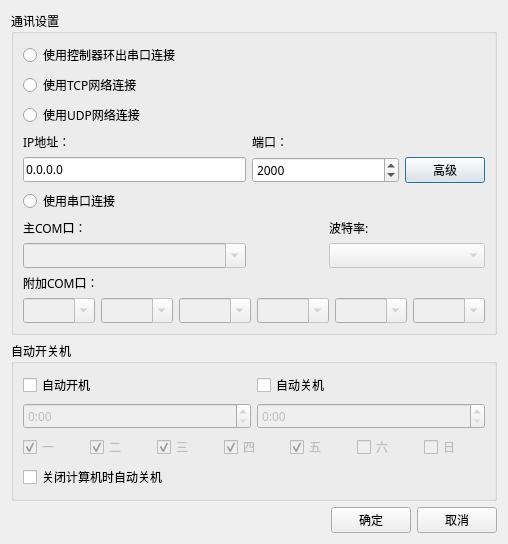
<?xml version="1.0" encoding="UTF-8"?>
<ui version="4.0">
 <class>BCSettingDisplaySetDlg</class>
 <widget class="QDialog" name="BCSettingDisplaySetDlg">
  <property name="geometry">
   <rect>
    <x>0</x>
    <y>0</y>
    <width>484</width>
    <height>519</height>
   </rect>
  </property>
  <property name="windowTitle">
   <string>大屏通讯设置</string>
  </property>
  <layout class="QVBoxLayout" name="verticalLayout">
   <item>
    <widget class="QGroupBox" name="groupBox">
     <property name="font">
      <font>
       <family>微软雅黑</family>
      </font>
     </property>
     <property name="title">
      <string>通讯设置</string>
     </property>
     <layout class="QGridLayout" name="gridLayout_2">
      <item row="0" column="0" colspan="3">
       <widget class="QRadioButton" name="radio_serial">
        <property name="font">
         <font>
          <family>微软雅黑</family>
         </font>
        </property>
        <property name="text">
         <string>使用控制器环出串口连接</string>
        </property>
       </widget>
      </item>
      <item row="1" column="0" colspan="3">
       <widget class="QRadioButton" name="radio_TCP">
        <property name="font">
         <font>
          <family>微软雅黑</family>
         </font>
        </property>
        <property name="text">
         <string>使用TCP网络连接</string>
        </property>
       </widget>
      </item>
      <item row="2" column="0" colspan="3">
       <widget class="QRadioButton" name="radio_UDP">
        <property name="font">
         <font>
          <family>微软雅黑</family>
         </font>
        </property>
        <property name="text">
         <string>使用UDP网络连接</string>
        </property>
       </widget>
      </item>
      <item row="3" column="0">
       <widget class="QLabel" name="label">
        <property name="font">
         <font>
          <family>微软雅黑</family>
         </font>
        </property>
        <property name="text">
         <string>IP地址：</string>
        </property>
       </widget>
      </item>
      <item row="4" column="0" colspan="3">
       <widget class="QLineEdit" name="edit_IP">
        <property name="font">
         <font>
          <family>微软雅黑</family>
         </font>
        </property>
        <property name="text">
         <string>0.0.0.0</string>
        </property>
       </widget>
      </item>
      <item row="4" column="3" colspan="2">
       <widget class="QDateEdit" name="dateEdit">
        <property name="font">
         <font>
          <family>微软雅黑</family>
         </font>
        </property>
        <property name="maximumDate">
         <date>
          <year>7999</year>
          <month>12</month>
          <day>31</day>
         </date>
        </property>
        <property name="currentSection">
         <enum>QDateTimeEdit::YearSection</enum>
        </property>
        <property name="displayFormat">
         <string>yyyy</string>
        </property>
       </widget>
      </item>
      <item row="4" column="5">
       <widget class="QPushButton" name="pushButton">
        <property name="font">
         <font>
          <family>微软雅黑</family>
         </font>
        </property>
        <property name="text">
         <string>高级</string>
        </property>
       </widget>
      </item>
      <item row="5" column="0" colspan="2">
       <widget class="QRadioButton" name="radio_Serial2">
        <property name="font">
         <font>
          <family>微软雅黑</family>
         </font>
        </property>
        <property name="text">
         <string>使用串口连接</string>
        </property>
       </widget>
      </item>
      <item row="6" column="0" colspan="2">
       <widget class="QLabel" name="label_3">
        <property name="font">
         <font>
          <family>微软雅黑</family>
         </font>
        </property>
        <property name="text">
         <string>主COM口：</string>
        </property>
       </widget>
      </item>
      <item row="7" column="4" colspan="2">
       <widget class="QComboBox" name="comboBox_2">
        <property name="enabled">
         <bool>false</bool>
        </property>
        <property name="font">
         <font>
          <family>微软雅黑</family>
         </font>
        </property>
        <property name="editable">
         <bool>false</bool>
        </property>
       </widget>
      </item>
      <item row="8" column="0" colspan="3">
       <widget class="QLabel" name="label_5">
        <property name="font">
         <font>
          <family>微软雅黑</family>
         </font>
        </property>
        <property name="text">
         <string>附加COM口：</string>
        </property>
       </widget>
      </item>
      <item row="9" column="0" colspan="6">
       <layout class="QHBoxLayout" name="horizontalLayout_2">
        <item>
         <widget class="QComboBox" name="comboBox_3">
          <property name="enabled">
           <bool>false</bool>
          </property>
          <property name="font">
           <font>
            <family>微软雅黑</family>
           </font>
          </property>
          <property name="editable">
           <bool>true</bool>
          </property>
         </widget>
        </item>
        <item>
         <widget class="QComboBox" name="comboBox_4">
          <property name="enabled">
           <bool>false</bool>
          </property>
          <property name="font">
           <font>
            <family>微软雅黑</family>
           </font>
          </property>
          <property name="editable">
           <bool>true</bool>
          </property>
         </widget>
        </item>
        <item>
         <widget class="QComboBox" name="comboBox_5">
          <property name="enabled">
           <bool>false</bool>
          </property>
          <property name="font">
           <font>
            <family>微软雅黑</family>
           </font>
          </property>
          <property name="editable">
           <bool>true</bool>
          </property>
         </widget>
        </item>
        <item>
         <widget class="QComboBox" name="comboBox_6">
          <property name="enabled">
           <bool>false</bool>
          </property>
          <property name="font">
           <font>
            <family>微软雅黑</family>
           </font>
          </property>
          <property name="editable">
           <bool>true</bool>
          </property>
         </widget>
        </item>
        <item>
         <widget class="QComboBox" name="comboBox_7">
          <property name="enabled">
           <bool>false</bool>
          </property>
          <property name="font">
           <font>
            <family>微软雅黑</family>
           </font>
          </property>
          <property name="editable">
           <bool>true</bool>
          </property>
         </widget>
        </item>
        <item>
         <widget class="QComboBox" name="comboBox_8">
          <property name="enabled">
           <bool>false</bool>
          </property>
          <property name="font">
           <font>
            <family>微软雅黑</family>
           </font>
          </property>
          <property name="editable">
           <bool>true</bool>
          </property>
         </widget>
        </item>
       </layout>
      </item>
      <item row="6" column="4">
       <widget class="QLabel" name="label_4">
        <property name="font">
         <font>
          <family>微软雅黑</family>
         </font>
        </property>
        <property name="text">
         <string>波特率:</string>
        </property>
       </widget>
      </item>
      <item row="7" column="0" colspan="3">
       <widget class="QComboBox" name="comboBox">
        <property name="enabled">
         <bool>false</bool>
        </property>
        <property name="font">
         <font>
          <family>微软雅黑</family>
         </font>
        </property>
        <property name="editable">
         <bool>true</bool>
        </property>
       </widget>
      </item>
      <item row="3" column="3">
       <widget class="QLabel" name="label_2">
        <property name="font">
         <font>
          <family>微软雅黑</family>
         </font>
        </property>
        <property name="text">
         <string>端口：</string>
        </property>
       </widget>
      </item>
     </layout>
    </widget>
   </item>
   <item>
    <widget class="QGroupBox" name="groupBox_2">
     <property name="font">
      <font>
       <family>微软雅黑</family>
      </font>
     </property>
     <property name="title">
      <string>自动开关机</string>
     </property>
     <layout class="QGridLayout" name="gridLayout">
      <item row="0" column="0">
       <widget class="QCheckBox" name="checkBox_ON">
        <property name="font">
         <font>
          <family>微软雅黑</family>
         </font>
        </property>
        <property name="text">
         <string>自动开机</string>
        </property>
       </widget>
      </item>
      <item row="0" column="1">
       <widget class="QCheckBox" name="checkBox_OFF">
        <property name="font">
         <font>
          <family>微软雅黑</family>
         </font>
        </property>
        <property name="text">
         <string>自动关机</string>
        </property>
       </widget>
      </item>
      <item row="1" column="0">
       <widget class="QDateTimeEdit" name="dateTimeEdit">
        <property name="enabled">
         <bool>false</bool>
        </property>
        <property name="font">
         <font>
          <family>微软雅黑</family>
         </font>
        </property>
        <property name="displayFormat">
         <string>H:mm</string>
        </property>
       </widget>
      </item>
      <item row="1" column="1">
       <widget class="QDateTimeEdit" name="dateTimeEdit_2">
        <property name="enabled">
         <bool>false</bool>
        </property>
        <property name="font">
         <font>
          <family>微软雅黑</family>
         </font>
        </property>
        <property name="displayFormat">
         <string>H:mm</string>
        </property>
       </widget>
      </item>
      <item row="2" column="0" colspan="2">
       <layout class="QHBoxLayout" name="horizontalLayout">
        <item>
         <widget class="QCheckBox" name="checkBox_1">
          <property name="enabled">
           <bool>false</bool>
          </property>
          <property name="font">
           <font>
            <family>微软雅黑</family>
           </font>
          </property>
          <property name="text">
           <string>一</string>
          </property>
          <property name="checked">
           <bool>true</bool>
          </property>
          <property name="tristate">
           <bool>false</bool>
          </property>
         </widget>
        </item>
        <item>
         <widget class="QCheckBox" name="checkBox_2">
          <property name="enabled">
           <bool>false</bool>
          </property>
          <property name="font">
           <font>
            <family>微软雅黑</family>
           </font>
          </property>
          <property name="text">
           <string>二</string>
          </property>
          <property name="checked">
           <bool>true</bool>
          </property>
          <property name="tristate">
           <bool>false</bool>
          </property>
         </widget>
        </item>
        <item>
         <widget class="QCheckBox" name="checkBox_3">
          <property name="enabled">
           <bool>false</bool>
          </property>
          <property name="font">
           <font>
            <family>微软雅黑</family>
           </font>
          </property>
          <property name="text">
           <string>三</string>
          </property>
          <property name="checked">
           <bool>true</bool>
          </property>
          <property name="tristate">
           <bool>false</bool>
          </property>
         </widget>
        </item>
        <item>
         <widget class="QCheckBox" name="checkBox_4">
          <property name="enabled">
           <bool>false</bool>
          </property>
          <property name="font">
           <font>
            <family>微软雅黑</family>
           </font>
          </property>
          <property name="text">
           <string>四</string>
          </property>
          <property name="checked">
           <bool>true</bool>
          </property>
          <property name="tristate">
           <bool>false</bool>
          </property>
         </widget>
        </item>
        <item>
         <widget class="QCheckBox" name="checkBox_5">
          <property name="enabled">
           <bool>false</bool>
          </property>
          <property name="font">
           <font>
            <family>微软雅黑</family>
           </font>
          </property>
          <property name="text">
           <string>五</string>
          </property>
          <property name="checked">
           <bool>true</bool>
          </property>
          <property name="tristate">
           <bool>false</bool>
          </property>
         </widget>
        </item>
        <item>
         <widget class="QCheckBox" name="checkBox_6">
          <property name="enabled">
           <bool>false</bool>
          </property>
          <property name="font">
           <font>
            <family>微软雅黑</family>
           </font>
          </property>
          <property name="text">
           <string>六</string>
          </property>
         </widget>
        </item>
        <item>
         <widget class="QCheckBox" name="checkBox_7">
          <property name="enabled">
           <bool>false</bool>
          </property>
          <property name="font">
           <font>
            <family>微软雅黑</family>
           </font>
          </property>
          <property name="text">
           <string>日</string>
          </property>
         </widget>
        </item>
       </layout>
      </item>
      <item row="3" column="0">
       <widget class="QCheckBox" name="checkBox_10">
        <property name="font">
         <font>
          <family>微软雅黑</family>
         </font>
        </property>
        <property name="text">
         <string>关闭计算机时自动关机</string>
        </property>
       </widget>
      </item>
     </layout>
    </widget>
   </item>
   <item>
    <spacer name="verticalSpacer">
     <property name="orientation">
      <enum>Qt::Vertical</enum>
     </property>
     <property name="sizeHint" stdset="0">
      <size>
       <width>20</width>
       <height>11</height>
      </size>
     </property>
    </spacer>
   </item>
   <item>
    <layout class="QHBoxLayout" name="horizontalLayout_11">
     <item>
      <spacer name="horizontalSpacer_4">
       <property name="font">
        <font>
         <family>微软雅黑</family>
        </font>
       </property>
       <property name="orientation">
        <enum>Qt::Horizontal</enum>
       </property>
       <property name="sizeHint" stdset="0">
        <size>
         <width>40</width>
         <height>20</height>
        </size>
       </property>
      </spacer>
     </item>
     <item>
      <widget class="QPushButton" name="pushButton_2">
       <property name="font">
        <font>
         <family>微软雅黑</family>
        </font>
       </property>
       <property name="text">
        <string>确定</string>
       </property>
      </widget>
     </item>
     <item>
      <widget class="QPushButton" name="pushButton_3">
       <property name="font">
        <font>
         <family>微软雅黑</family>
        </font>
       </property>
       <property name="text">
        <string>取消</string>
       </property>
      </widget>
     </item>
    </layout>
   </item>
  </layout>
 </widget>
 <resources/>
 <connections/>
</ui>
